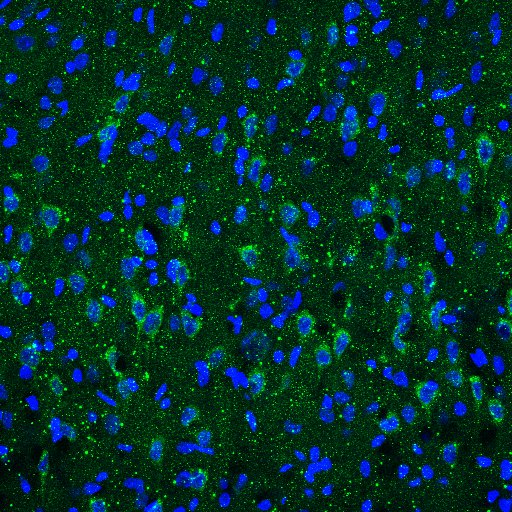
#> input picture rockstarlifestyle/data/protein_matrix_image.png, 512 x 512 px
$ jupyter execute Object-Statistics.ipynb   (shell and % lines are left out)   (older library calls are emulated)
#> lines starting #> are read from the running program, lines starting #| are printed output that depends on the picture; after the words box and inside, x2 and y2 are one past the last pixel; in counts of white or black regions, pixels touching at a corner belong together
### rockstarlifestyle/preprocessing.py
#Purpose: For functions that perform pre-processessing of images
from PIL import Image, ImageFilter, ImageEnhance
import numpy as np
from matplotlib import pyplot as plt
import scipy


#Function 1: Enhances the contrast on the image and produces an enhanced image
#Steps: converts an image to gray scale and inhances the contrast
#Input: image and desired contrast value
#Output: enhaced image
def image_contrast(image, contrast_value):
    """Increases the contrast of the image"""
    image = image.convert("L")
    enhancer = ImageEnhance.Contrast(image)
    enhanced_image = enhancer.enhance(contrast_value)
    return enhanced_image


#Function 2: Splits the image into rgb components preforms a forier transform
#Steps: split into rbg, use if tree to transform for desired color
#Input: desired color and image
#Output: desired color fshift
# [42 lines left out: functions color_split_fshift, color_split_image, not called in this run]

### rockstarlifestyle/objects.py
#Purpose: To Obtain object stats from the python images

#Import necessary packages
import numpy as np
import scipy
from skimage.feature import peak_local_max
from skimage import measure, morphology, segmentation, data, feature, filters
from scipy import ndimage
import math
import matplotlib.pyplot as plt

#Function 1: Obtaining the Global Threshold binary
def global_binary(image):
    """obtains the binary using the Global Otsu Threshold"""
    image_arr = np.array(image)
    thresh = filters.threshold_otsu(image_arr)
    global_binary = image_arr > thresh
    return global_binary

#Function 2: Obtaining the Local Adaptive Threshold Binary
# [7 lines left out: function local_binary, not called in this run]

#Function 3: Wrapping function that does all following functions in one step
def global_labels(image):
    """obtains the labels for objects using the global otsu threshold"""
    binary = global_binary(image)
    distance = ndimage.distance_transform_edt(binary)
    local_maxi = peak_local_max(distance, indices=False,
                                footprint=np.ones((3, 3)), labels=binary)
    markers = morphology.label(local_maxi)
    markers[~binary] = -1
    otsu_global_labels = segmentation.random_walker(binary, markers)
    return otsu_global_labels

#Function 4: Performing the Otsu Threshold
# [120 lines left out: functions local_labels, object_area_hist, centroid_distance, distancesarr, objectcentroids, distance_histograms and 2 more, not called in this run]

### examples/Object-Statistics.ipynb
### Purpose: To obtain object statistics from impages imported by user

*Step 1: Import the necessary packages*

[cell 1]
from PIL import Image, ImageFilter, ImageEnhance
from matplotlib import pyplot as plt
from skimage import measure

from rockstarlifestyle import preprocessing, objects

*Step 2: User controlled inputs*

[cell 2]
im_contrast_value = 2
block_size = 15

*Step 3: Image Import*

[cell 3]
im =  Image.open("../rockstarlifestyle/data/protein_matrix_image.png")
#> im is the input picture: PIL image 512x512 RGB; mean R, G, B 0, 49.4, 43.2
im

*Step 4: Splitting image into red, green, blue values*

[cell 4]
r,g,b = im.split()
#> r: PIL image 512x512 L; every value is 0
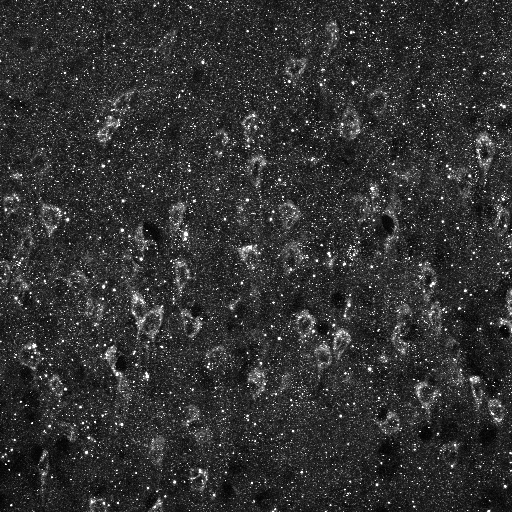
#> g: PIL image 512x512 L; min 0, max 255, mean 49.4
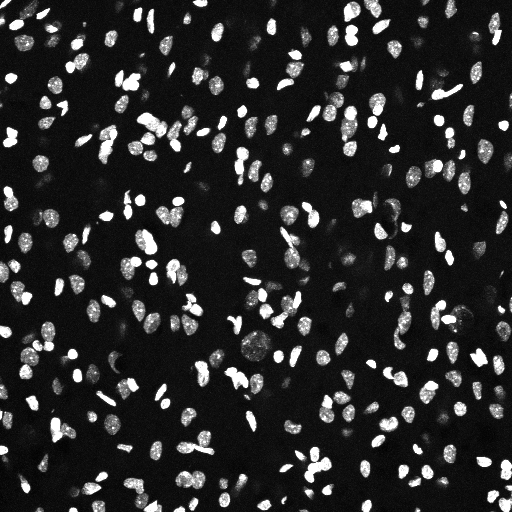
#> b: PIL image 512x512 L; min 0, max 255, mean 43.2

*Step 5: Increasing Contrast*

[cell 5]
contrast_image = preprocessing.image_contrast(b, 2)
#> in image_contrast, `enhanced_image = enhancer.enhance(contrast_value)`:
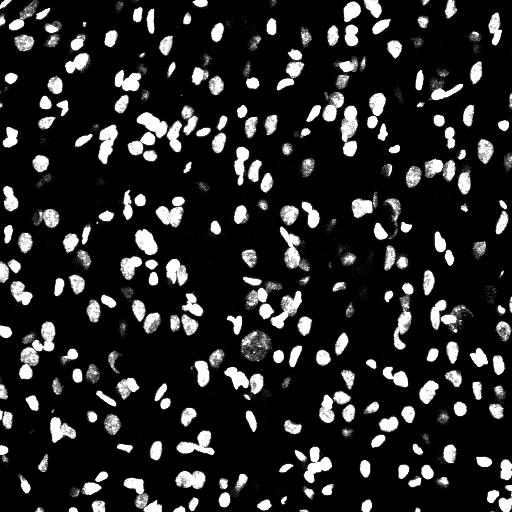
#> enhanced_image: PIL image 512x512 L; min 0, max 255, mean 39.4

__Step 6a: Otsu Global Threshold*__

[cell 6]
otsu_global_labels = objects.global_labels(contrast_image)
#> in global_binary, `thresh = filters.threshold_otsu(image_arr)`: thresh = 117
#> in global_binary, `global_binary = image_arr > thresh`:
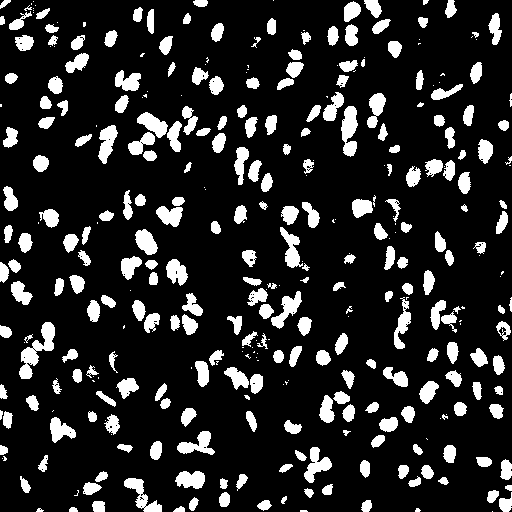
#> global_binary: shape (512, 512) bool; 15.4% white; 352 white regions (98 under 20 px), largest, box (x1, y1, x2, y2) and area: (19, 322, 55, 379) 794, (341, 106, 358, 157) 594, (124, 478, 162, 512) 490
#> in global_labels, `distance = ndimage.distance_transform_edt(binary)`:
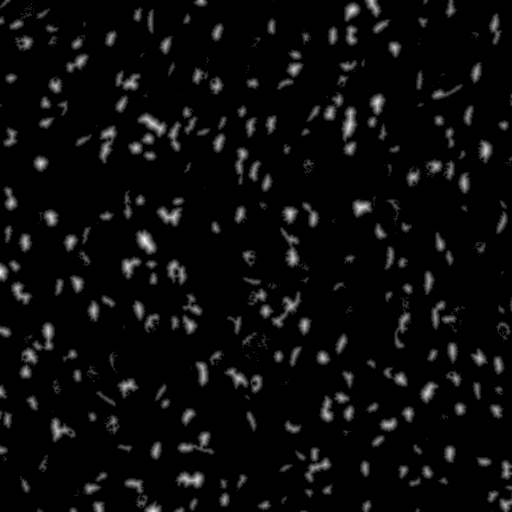
#> distance: shape (512, 512) float64; min 0, max 8.94, mean 0.368; drawn with min black and max white
#> in global_labels, `local_maxi = peak_local_max(distance, indices=False, footprint=np.ones..`:
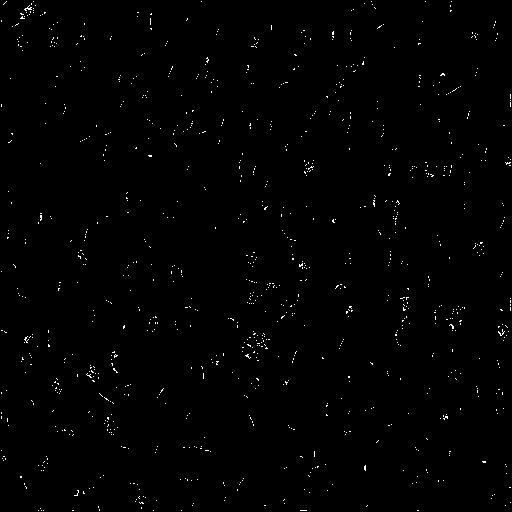
#> local_maxi: shape (512, 512) bool; 0.71% white in thin lines or dots
#> in global_labels, `markers = morphology.label(local_maxi)`:
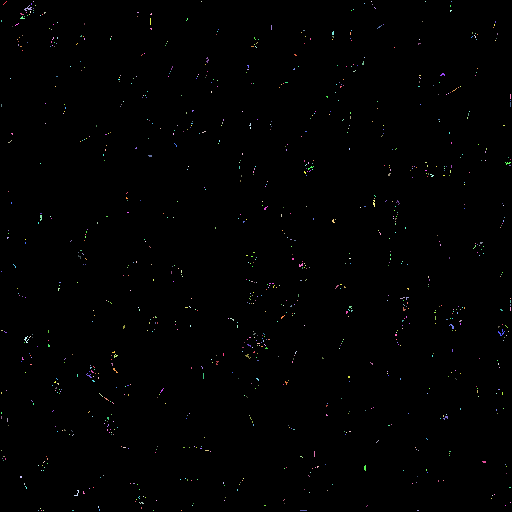
#> markers: shape (512, 512) int32; 1022 distinct labels, from 0 to 1021; one colour per label, 0 black
#> in global_labels, `markers[~binary] = -1`:
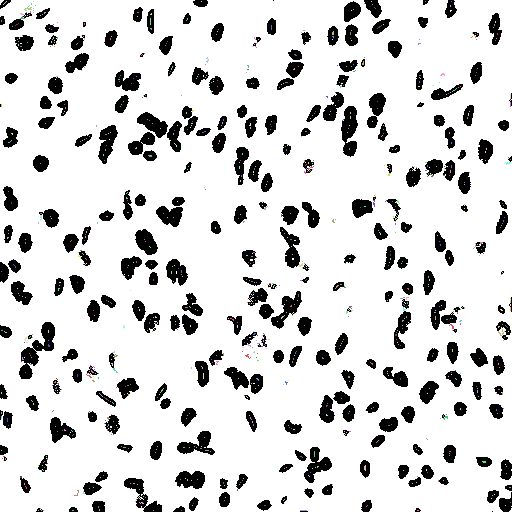
#> markers: shape (512, 512) int32; 1023 distinct labels, from -1 to 1021; one colour per label, 0 black, -1 white
